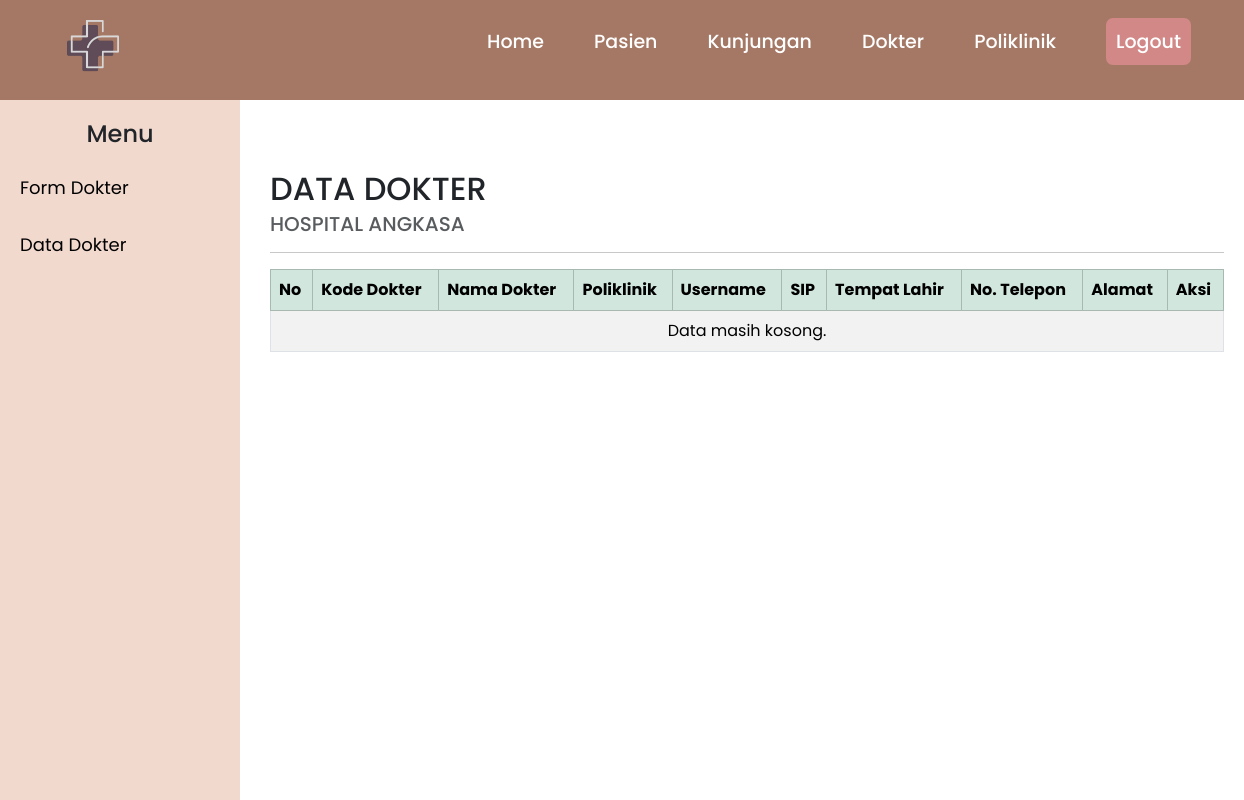
The app's page /Admin/do_data.php, older data.
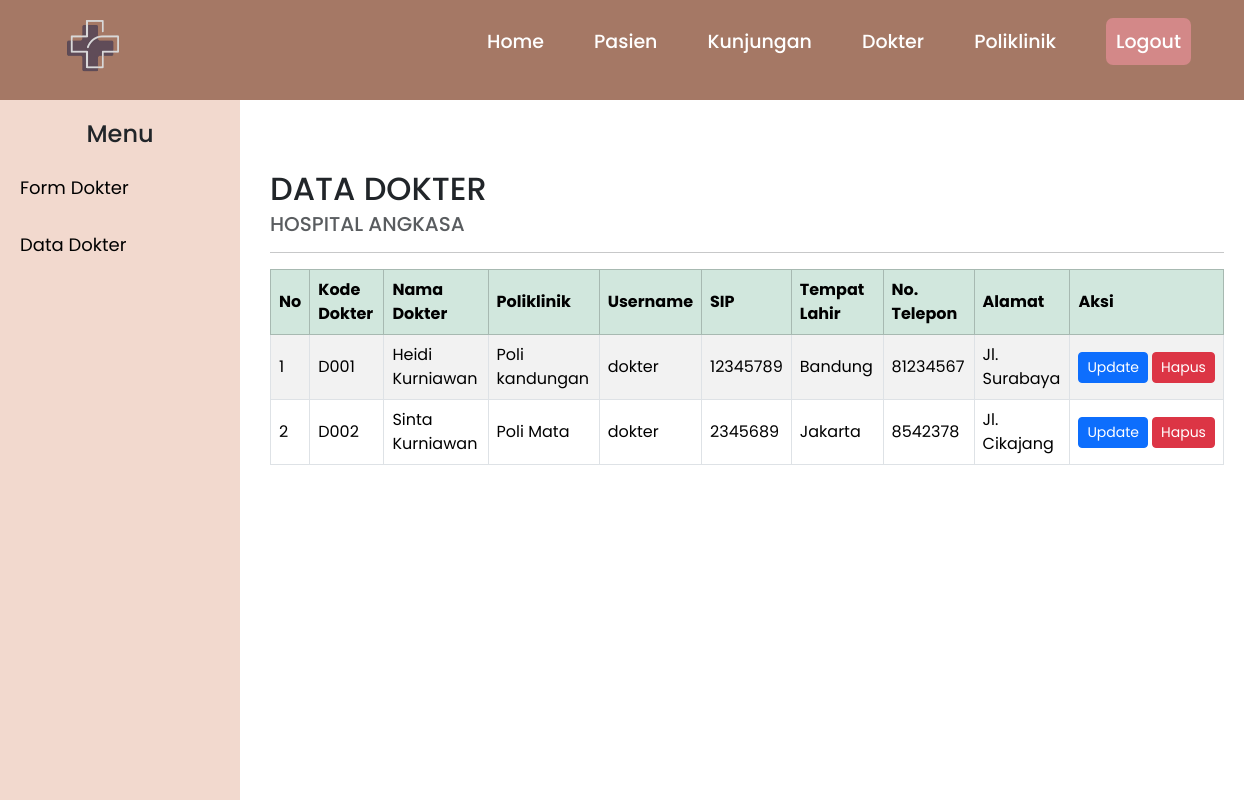
The same page, newer data.
### tables this page shows
CREATE TABLE `dokter` (
  `kd_dokter` varchar(11) NOT NULL,
  `kd_poli` varchar(11) NOT NULL,
  `tgl_kunjungan` date NOT NULL,
  `kd_user` int(11) NOT NULL,
  `nm_dokter` varchar(100) NOT NULL,
  `SIP` varchar(100) NOT NULL,
  `tmpt_lahir` varchar(50) NOT NULL,
  `no_telp` int(15) NOT NULL,
  `alamat` varchar(100) NOT NULL
);

CREATE TABLE `poliklinik` (
  `kd_poli` varchar(11) NOT NULL,
  `nm_poli` varchar(50) NOT NULL,
  `lantai` int(5) NOT NULL,
  `ket` text NOT NULL
);

### Admin/do_data.php (the view, shortened to what this page needs)
<?php include ('../koneksi.php') ?>
<!DOCTYPE html>
<html lang="en">
<head>
  <link href="https://cdn.jsdelivr.net/npm/bootstrap@5.3.3/dist/css/bootstrap.min.css" rel="stylesheet">
</head>
<body>
<?php include('a_header.php'); ?>
<div class="d-flex">
  <?php include('do_sidebar.php'); ?>
  <main class="main-content">
    <h2 class="mb-1">DATA DOKTER</h2>
    <h5 class="text-muted">HOSPITAL ANGKASA</h5>
    <hr>
    <div class="table-responsive">
      <table class="table table-striped table-bordered align-middle">
        <thead class="table-success">
          <tr>
            <th>No</th>
            <th>Kode Dokter</th>
            <th>Nama Dokter</th>
            <th>Poliklinik</th>
            <th>Username</th>
            <th>SIP</th>
            <th>Tempat Lahir</th>
            <th>No. Telepon</th>
            <th>Alamat</th>
            <th>Aksi</th>
          </tr>
        </thead>
        <tbody>
          <?php
          $sql = "
            SELECT
              dokter.kd_dokter,
              dokter.nm_dokter,
              dokter.SIP,
              dokter.tmpt_lahir,
              dokter.no_telp,
              dokter.alamat,
              login.username,
              poliklinik.nm_poli
            FROM
              dokter
            JOIN login ON dokter.kd_user = login.kd_user
            JOIN poliklinik ON dokter.kd_poli = poliklinik.kd_poli
          ";
          $hasil = mysqli_query($koneksi, $sql);
          $no = 1;
          if (mysqli_num_rows($hasil) == 0) {
              echo "<tr><td colspan='10' class='text-center'>Data masih kosong.</td></tr>";
          } else {
              while ($row = mysqli_fetch_assoc($hasil)) { ?>
              <tr>
                <td><?= $no++ ?></td>
                <td><?= $row['kd_dokter'] ?></td>
                <td><?= $row['nm_dokter'] ?></td>
                <td><?= $row['nm_poli'] ?></td>
                <td><?= $row['username'] ?></td>
                <td><?= $row['SIP'] ?></td>
                <td><?= $row['tmpt_lahir'] ?></td>
                <td><?= $row['no_telp'] ?></td>
                <td><?= $row['alamat'] ?></td>
                <td>
                  <div class="d-flex gap-1">
                    <a href="do_update.php?kd_dokter=<?= $row['kd_dokter'] ?>" class="btn btn-primary btn-sm">Update</a>
                    <a href="do_delete.php?kd_dokter=<?= $row['kd_dokter'] ?>" onclick="return confirm('Hapus Data?')" class="btn btn-danger btn-sm">Hapus</a>
                  </div>
                </td>
              </tr>
          <?php }
          } ?>
        </tbody>
      </table>
    </div>
  </main>
</div>
</body>
</html>

Row changes from the older to the newer data that the page shows:
added dokter: kd_dokter "D001", nm_dokter "Heidi Kurniawan", kd_poli.nm_poli "Poli kandungan", kd_user.username "dokter", SIP "12345789", tmpt_lahir "Bandung", no_telp "81234567", alamat "Jl. Surabaya"
added dokter: kd_dokter "D002", nm_dokter "Sinta Kurniawan", kd_poli.nm_poli "Poli Mata", kd_user.username "dokter", SIP "2345689", tmpt_lahir "Jakarta", no_telp "8542378", alamat "Jl. Cikajang"
Text that changed along with them:
text no longer shown: "Data masih kosong."
